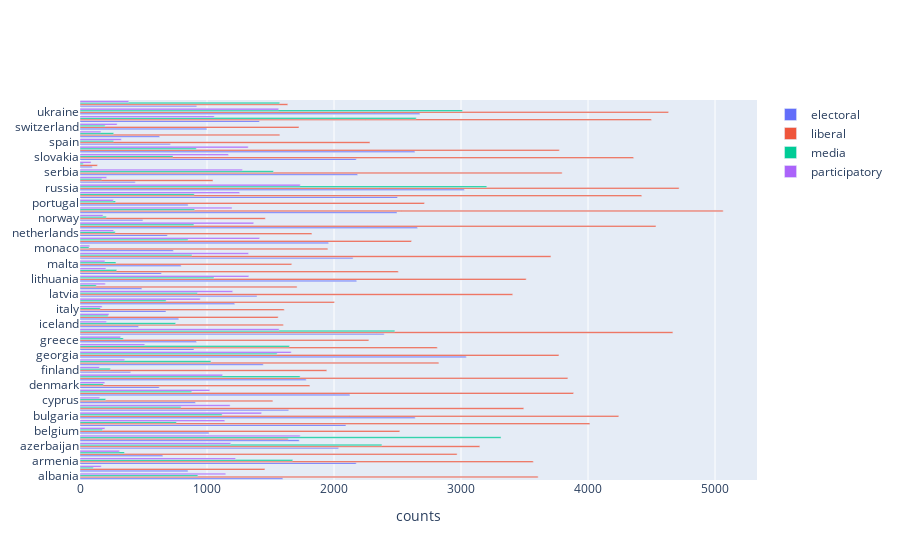

Notebook cell for this chart:
### Code cell
# Group by country and dimension
df_grouped = pd.DataFrame(df.groupby(['country', 'dimension'])['count'].sum()).reset_index()
fig = plot_country_dimension_corpus(df_grouped, title=None)
print(df_grouped)
# Write pdf image
# fig.write_image("images/all_countries_counts2.pdf", width=1024, height=1024)

### Figure 1 — Plotly figure (JSON) as saved in the notebook; plotly's stock layout.template omitted (floating-point values rounded to 4 significant figures)
{"data": [{"name": "electoral", "orientation": "h", "type": "bar", "x": [1597, 850, 2175, 652, 2036, 1726, 1016, 2094, 2639, 1643, 909, 2125, 624, 1781, 399, 1443, 3041, 897, 917, 2395, 461, 777, 677, 1218, 1394, 487, 2178, 641, 796, 2150, 735, 1957, 688, 2657, 495, 2496, 851, 2500, 3026, 435, 2186, 96, 2175, 2637, 712, 627, 998, 1413, 2676, 919], "y": ["albania", "andorra", "armenia", "austria", "azerbaijan", "belarus", "belgium", "bosnia-herzegovina", "bulgaria", "croatia", "cyprus", "czechia", "denmark", "estonia", "finland", "france", "georgia", "germany", "greece", "hungary", "iceland", "ireland", "italy", "kosovo", "latvia", "liechtenstein", "lithuania", "luxembourg", "malta", "moldova", "monaco", "montenegro", "netherlands", "north-macedonia", "norway", "poland", "portugal", "romania", "russia", "san-marino", "serbia", "serbia-montenegro", "slovakia", "slovenia", "spain", "sweden", "switzerland", "turkey", "ukraine", "united-kingdom"]}, {"name": "liberal", "orientation": "h", "type": "bar", "x": [3607, 1456, 3569, 2969, 3148, 1640, 2518, 4015, 4242, 3494, 1518, 3886, 1810, 3841, 1943, 2825, 3771, 2813, 2274, 4668, 1601, 1560, 1608, 2003, 3407, 1709, 3513, 2506, 1667, 3708, 1951, 2610, 1826, 4535, 1459, 5064, 2712, 4423, 4717, 1047, 3796, 137, 4359, 3774, 2283, 1573, 1724, 4499, 4634, 1636], "y": ["albania", "andorra", "armenia", "austria", "azerbaijan", "belarus", "belgium", "bosnia-herzegovina", "bulgaria", "croatia", "cyprus", "czechia", "denmark", "estonia", "finland", "france", "georgia", "germany", "greece", "hungary", "iceland", "ireland", "italy", "kosovo", "latvia", "liechtenstein", "lithuania", "luxembourg", "malta", "moldova", "monaco", "montenegro", "netherlands", "north-macedonia", "norway", "poland", "portugal", "romania", "russia", "san-marino", "serbia", "serbia-montenegro", "slovakia", "slovenia", "spain", "sweden", "switzerland", "turkey", "ukraine", "united-kingdom"]}, {"name": "media", "orientation": "h", "type": "bar", "x": [928, 105, 1675, 350, 2377, 3315, 177, 759, 1119, 796, 202, 880, 184, 1733, 239, 1031, 1552, 1649, 341, 2479, 753, 222, 160, 678, 925, 128, 1055, 289, 283, 882, 71, 851, 277, 897, 207, 903, 280, 900, 3203, 172, 1523, 26, 732, 916, 265, 265, 198, 2647, 3012, 1572], "y": ["albania", "andorra", "armenia", "austria", "azerbaijan", "belarus", "belgium", "bosnia-herzegovina", "bulgaria", "croatia", "cyprus", "czechia", "denmark", "estonia", "finland", "france", "georgia", "germany", "greece", "hungary", "iceland", "ireland", "italy", "kosovo", "latvia", "liechtenstein", "lithuania", "luxembourg", "malta", "moldova", "monaco", "montenegro", "netherlands", "north-macedonia", "norway", "poland", "portugal", "romania", "russia", "san-marino", "serbia", "serbia-montenegro", "slovakia", "slovenia", "spain", "sweden", "switzerland", "turkey", "ukraine", "united-kingdom"]}, {"name": "participatory", "orientation": "h", "type": "bar", "x": [1147, 167, 1225, 310, 1187, 1734, 196, 1140, 1429, 1182, 155, 1022, 195, 1122, 153, 352, 1663, 510, 319, 1568, 208, 228, 174, 946, 1202, 199, 1329, 204, 196, 1327, 76, 1414, 265, 1367, 181, 1197, 262, 1257, 1734, 210, 1279, 87, 1169, 1324, 325, 165, 292, 1057, 1564, 384], "y": ["albania", "andorra", "armenia", "austria", "azerbaijan", "belarus", "belgium", "bosnia-herzegovina", "bulgaria", "croatia", "cyprus", "czechia", "denmark", "estonia", "finland", "france", "georgia", "germany", "greece", "hungary", "iceland", "ireland", "italy", "kosovo", "latvia", "liechtenstein", "lithuania", "luxembourg", "malta", "moldova", "monaco", "montenegro", "netherlands", "north-macedonia", "norway", "poland", "portugal", "romania", "russia", "san-marino", "serbia", "serbia-montenegro", "slovakia", "slovenia", "spain", "sweden", "switzerland", "turkey", "ukraine", "united-kingdom"]}], "layout": {"title": {}, "xaxis": {"title": {"text": "counts"}}, "yaxis": {"title": {}}}}
